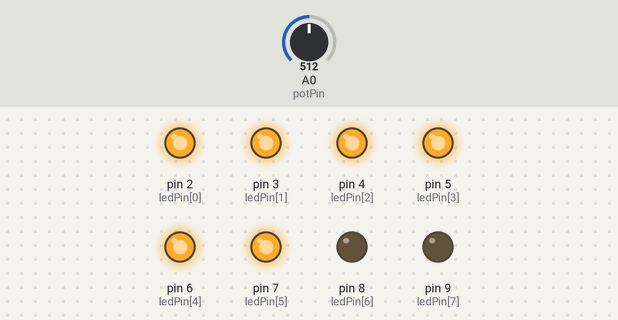
A sketch run on a simulated Arduino Uno, built with avr-gcc and run on an emulated ATmega328P. Parts: output pins drawn as LEDs (lit = HIGH). Inputs (shaded band) come from the test bench; at power-on: A0 (potPin) = 512.

Above: at 1.2 s.
1.3 s: A0 (potPin) set to 585
2.8 s: A0 (potPin) set to 609
At 3.2 s:
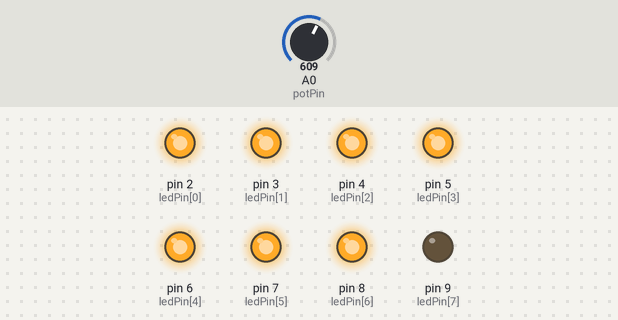
4.3 s: A0 (potPin) set to 692
5.8 s: A0 (potPin) set to 717
At 6.9 s:
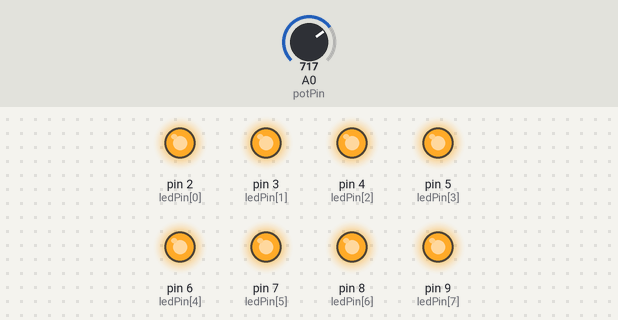
7.3 s: A0 (potPin) set to 306
At 8.1 s:
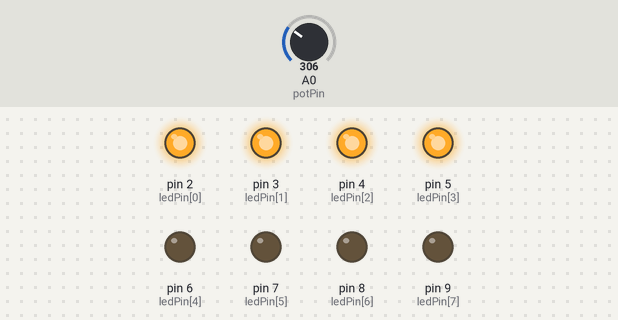
8.8 s: A0 (potPin) set to 393
10.3 s: A0 (potPin) set to 409
At 11.7 s:
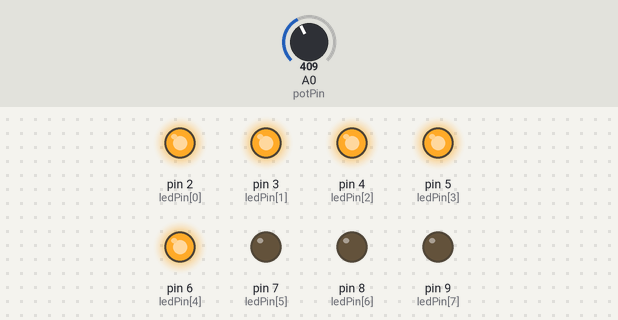
Timing chart, 0 to 12.8 s (numbered marks = the images above; inputs shaded):
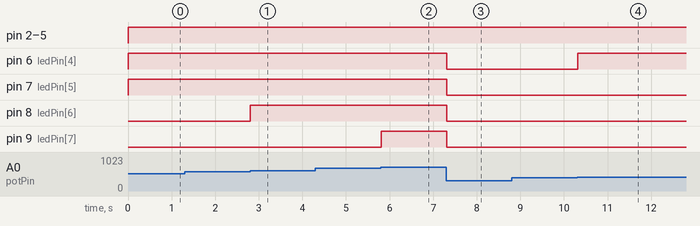

The sketch:

LED_Potentiometer_Meter.ino
```cpp
int ledNum = 8;
int ledPin[] = {2, 3, 4, 5, 6, 7, 8, 9};    // Create array for LED pins
int potPin = A0;    // select the input pin for the potentiometer

void setup()
{
  // set all pins to output
  for (int x = 0; x < ledNum; x++)
  {
     pinMode(ledPin[x], OUTPUT);
  }
}

void loop()
{
  int volume = analogRead(potPin); // read the value from the pot

  setLED(volume, 0, 0);
  setLED(volume, 1, 100);
  setLED(volume, 2, 200);
  setLED(volume, 3, 300);
  setLED(volume, 4, 400);
  setLED(volume, 5, 500);
  setLED(volume, 6, 600);
  setLED(volume, 7, 700);

  delay(100);
}

void setLED(int volume, int index, int threshhold)
{
  if (volume > threshhold)
  {
    digitalWrite(ledPin[index], HIGH);
  }
  else
  {
    digitalWrite(ledPin[index], LOW);
  }
}
```

Measured:
- the behaviour switches between 600 and 601 on A0 (potPin) (found by bisection; images 0 and 1)
- the behaviour switches between 700 and 701 on A0 (potPin) (found by bisection; images 1 and 2)
- the behaviour switches between 400 and 401 on A0 (potPin) (found by bisection; images 3 and 4)
- after the input at 1.3 s, every drawn part: stays the same
- after the input at 2.8 s, pin 8 (ledPin[6]): LOW → HIGH at once
- after the input at 4.3 s, every drawn part: stays the same
- after the input at 5.8 s, pin 9 (ledPin[7]): LOW → HIGH at once
- after the input at 7.3 s, pin 6 (ledPin[4]), pin 7 (ledPin[5]), pin 8 (ledPin[6]), pin 9 (ledPin[7]): HIGH → LOW at once
- after the input at 8.8 s, every drawn part: stays the same
- after the input at 10.3 s, pin 6 (ledPin[4]): LOW → HIGH at once
